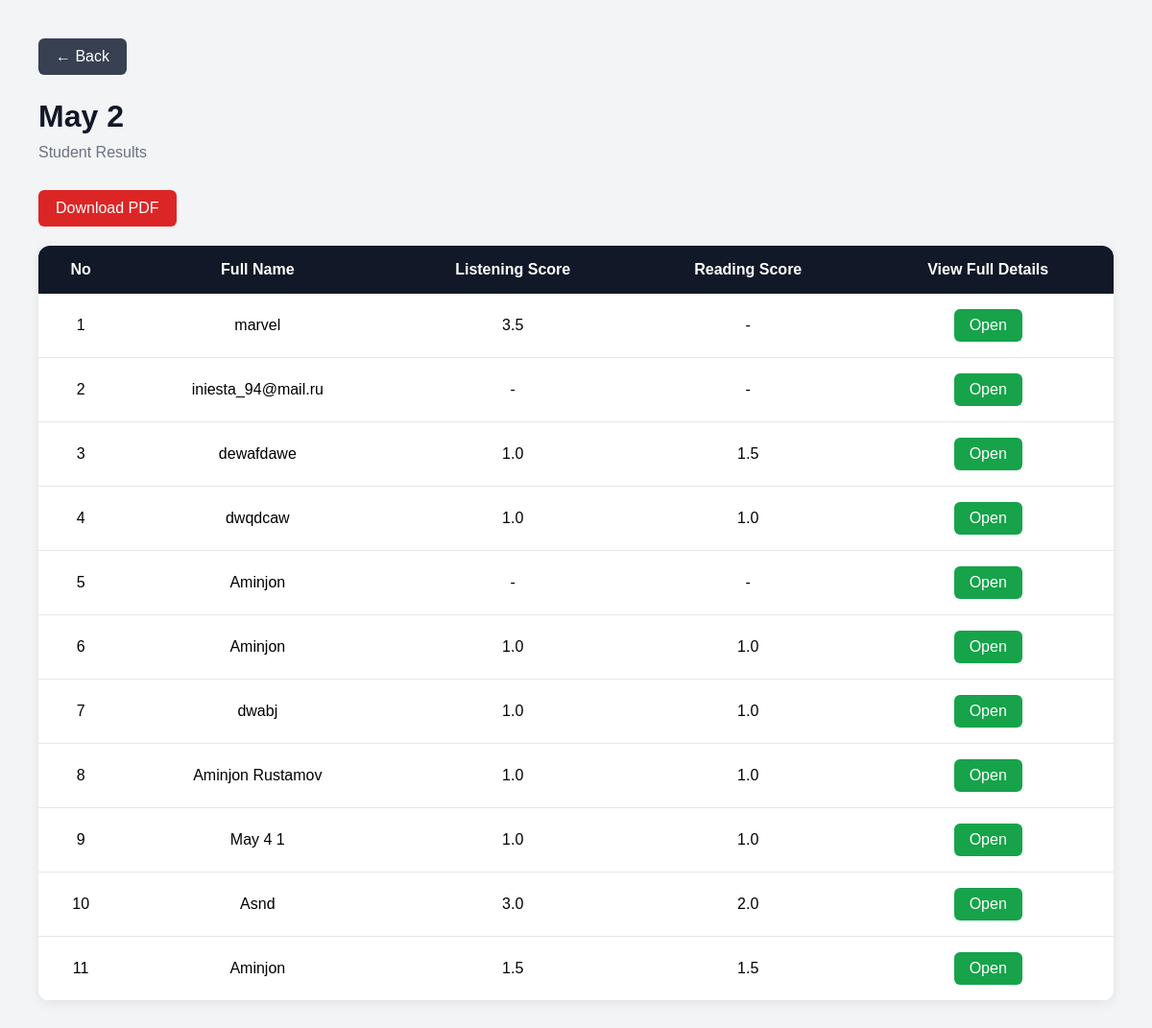
/results/3/, run on the app's committed database.
### core/models.py (models this page shows, shortened)
class ExamSession(models.Model):
    name        = models.CharField(max_length=150)          # shown in dropdown
    description = models.CharField(max_length=300, blank=True)
    is_open     = models.BooleanField(default=True)         # admin can open/close
    author = models.ForeignKey(settings.AUTH_USER_MODEL, on_delete=models.CASCADE)
    created_at  = models.DateTimeField(auto_now_add=True)

class ResultsTable(models.Model):
    exam_session = models.ForeignKey(           # ← new
        ExamSession,
        on_delete=models.SET_NULL,
        null=True, blank=True,
        related_name='results'
    )
    session_id = models.CharField(max_length=50, primary_key=True, unique=True)
    username = models.CharField(max_length=100)
    session_date = models.DateTimeField(auto_now_add=True)

class ListeningResults(models.Model):
    session = models.OneToOneField(
        'ResultsTable',
        on_delete=models.CASCADE,
        primary_key=True
        )
    test = models.ForeignKey(
        'ListeningTest',
        on_delete=models.SET_NULL,
        null=True,
        blank=True
        )
    listening_row_answers = models.JSONField()
    listening_correct_count = models.IntegerField()
    listening_mark = models.DecimalField(max_digits=2, decimal_places=1)

class ReadingResults(models.Model):
    session = models.OneToOneField('ResultsTable', on_delete=models.CASCADE, primary_key=True)
    test = models.ForeignKey('ReadingTest', on_delete=models.SET_NULL, null=True)
    reading_row_answers = models.JSONField()
    reading_correct_count = models.IntegerField()
    reading_mark = models.DecimalField(max_digits=2, decimal_places=1)

### core/views.py (the view)
# urls.py: path('results/<str:session_id>/', views.view_results_detail, name='view_results_detail'),
def view_results_detail(request, session_id):
    exam_session = get_object_or_404(
        ExamSession,
        id=session_id
    )
    results = ResultsTable.objects.filter(
        exam_session=exam_session
    ).order_by('-session_date')
    students = []
    for index, result in enumerate(results, start=1):
        listening = ListeningResults.objects.filter(
            session=result
        ).first()
        reading = ReadingResults.objects.filter(
            session=result
        ).first()
        writing = WritingResults.objects.filter(
            session=result
        ).first()
        students.append({
            'number': index,
            'result': result,
            'listening': listening,
            'reading': reading,
            'writing': writing,
        })
    return render(request, 'core/results_detail.html', {
        'exam_session': exam_session,
        'students': students,
    })

### core/templates/core/results_detail.html (shortened to what this page needs)
<!DOCTYPE html>
<html lang="en">
<head>
</head>
<body>
    <div class="container">
        <a
            href="{% url 'view_results' %}"
            class="back-btn"
        >
            ← Back
        </a>
        <h1 class="page-title">
            {{ exam_session.name }}
        </h1>
        <p class="page-subtitle">
            Student Results
        </p>
        <a
            href="{% url 'download_session_pdf' exam_session.id %}"
            class="download-btn"
        >
            Download PDF
        </a>
        <div class="table-wrapper">
            <table>
                <thead>
                    <tr>
                        <th>No</th>
                        <th>Full Name</th>
                        <th>Listening Score</th>
                        <th>Reading Score</th>
                        <th>View Full Details</th>
                    </tr>
                </thead>
                <tbody>
                    {% for student in students %}
                    <tr>
                        <td>
                            {{ student.number }}
                        </td>
                        <td>
                            {{ student.result.username }}
                        </td>
                        <td>
                            {% if student.listening %}
                                {{ student.listening.listening_mark }}
                            {% else %}
                                -
                            {% endif %}
                        </td>
                        <td>
                            {% if student.reading %}
                                {{ student.reading.reading_mark }}
                            {% else %}
                                -
                            {% endif %}
                        </td>
                        <td>
                            <a
                                href="{% url 'student_full_result' student.result.session_id %}"
                                class="details-btn"
                            >
                                Open
                            </a>
                        </td>
                    </tr>
                    {% endfor %}
                </tbody>
            </table>
        </div>
    </div>
</body>
</html>

### core/templates/core/results_detail.html (style rules this page uses)
* { margin: 0; padding: 0; box-sizing: border-box; font-family: Arial, sans-serif; }
body { background: #f3f4f6; padding: 40px; }
.container { max-width: 1400px; margin: auto; }
.page-title { font-size: 2rem; margin-bottom: 10px; color: #111827; }
.page-subtitle { color: #6b7280; margin-bottom: 30px; }
.table-wrapper { background: white; border-radius: 12px; overflow: hidden; box-shadow: 0 2px 12px rgba(0,0,0,0.08); }
table { width: 100%; border-collapse: collapse; }
thead { background: #111827; color: white; }
th { padding: 16px; text-align: center; font-weight: 600; }
td { padding: 16px; border-bottom: 1px solid #e5e7eb; text-align: center; }
.details-btn { display: inline-block; background: #16a34a; color: white; text-decoration: none; padding: 8px 16px; border-radius: 6px; transition: 0.2s; }
.back-btn { display: inline-block; margin-bottom: 25px; background: #374151; color: white; text-decoration: none; padding: 10px 18px; border-radius: 6px; }
.download-btn { display: inline-block; margin-bottom: 20px; background: #dc2626; color: white; text-decoration: none; padding: 10px 18px; border-radius: 6px; }

### data on the page
ExamSession: name "May 2"
ResultsTable: number "1", result.username "marvel", listening.listening_mark "3.5"
ResultsTable: number "2", result.username "iniesta_94@mail.ru"
ResultsTable: number "3", result.username "dewafdawe", listening.listening_mark "1.0", reading.reading_mark "1.5"
ResultsTable: number "4", result.username "dwqdcaw", listening.listening_mark "1.0", reading.reading_mark "1.0"
ResultsTable: number "5", result.username "Aminjon"
ResultsTable: number "6", result.username "Aminjon", listening.listening_mark "1.0", reading.reading_mark "1.0"
ResultsTable: number "7", result.username "dwabj", listening.listening_mark "1.0", reading.reading_mark "1.0"
ResultsTable: number "8", result.username "Aminjon Rustamov", listening.listening_mark "1.0", reading.reading_mark "1.0"
ResultsTable: number "9", result.username "May 4 1", listening.listening_mark "1.0", reading.reading_mark "1.0"
ResultsTable: number "10", result.username "Asnd", listening.listening_mark "3.0", reading.reading_mark "2.0"
ResultsTable: number "11", result.username "Aminjon", listening.listening_mark "1.5", reading.reading_mark "1.5"
